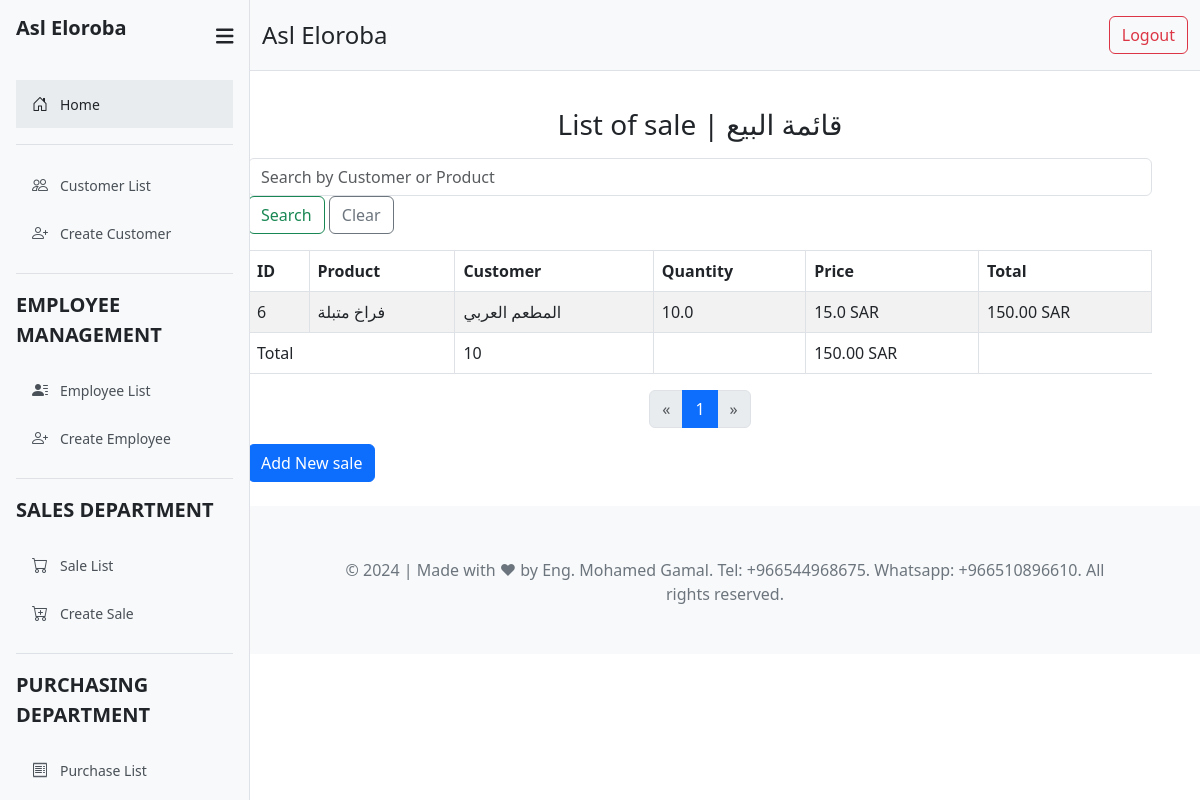
The app's page /sale_list/ (signed in) with its own data.
### sales/models.py (models this page shows, shortened)
class Sale(models.Model):
    product = models.ForeignKey(Product, on_delete=models.CASCADE)
    customer = models.ForeignKey(Customer, on_delete=models.CASCADE)
    qty = models.FloatField()
    price = models.FloatField()
    total_amt = models.DecimalField(max_digits=10, decimal_places=2, editable=False)
    sale_date = models.DateTimeField(auto_now_add=True)
    expire_date = models.DateField()
    class Meta:
        verbose_name = '06 sale'
        verbose_name_plural = '06 sales'

class Product(models.Model):
    title = models.CharField(max_length=50)
    detail = models.TextField()
    unit = models.ForeignKey(Unit, on_delete=models.CASCADE)
    photo = models.ImageField(upload_to="product/", blank=True, null=True)
    total_products = models.PositiveIntegerField(default=0, editable=False)    # Track current stock
    class Meta:
        verbose_name = '05 Product'
        verbose_name_plural = '05 Products'
    def __str__(self):
        return self.title

class Customer(models.Model):
    name        = models.CharField(max_length=100)
    address     = models.TextField()
    phone       = models.CharField(max_length=15)
    photo       = models.ImageField(upload_to="customer/", blank=True, null=True)
    date        = models.DateField(auto_now_add=True)
    total_customers = models.PositiveIntegerField(default=0, editable=False)
    class Meta:
        verbose_name = '02 customer'
        verbose_name_plural = '02 customers'
    def __str__(self):
        return self.name

### sales/views.py (the view)
# urls.py: path('sale_list/', views.sale_list, name='sale_list'),
@login_required
def sale_list(request):
    search_query = request.GET.get('search', '')  # Get the search query from the request
    sales = Sale.objects.filter(
        Q(customer__name__icontains=search_query) |
        Q(product__title__icontains=search_query)
    ).order_by('-sale_date')  # Add order_by to order by sale_date descending
    paginator = Paginator(sales, 10)  # Show 10 sales per page
    page_number = request.GET.get('page')
    page_obj = paginator.get_page(page_number)
    context = {
        'sales': page_obj,  # Use page_obj for the sales
        'search_query': search_query,  # Pass the search query back to the template
        'page_obj': page_obj,  # Include page_obj for pagination
    }
    return render(request, 'sales/sale_list.html', context)

### templates/sales/sale_list.html (shortened to what this page needs)
{% extends 'parts/base.html' %}
{% load crispy_forms_tags %}
{% block content %}
<div class="card-header text-center pt-4 mb-3">
    <h3>List of sale | قائمة البيع</h3>
</div>
<form method="GET" action="{% url 'sale_list' %}" class="form-inline mb-3">
    <input type="text" name="search" class="form-control mr-sm-2" placeholder="Search by Customer or Product" value="{{ search_query }}">
    <button type="submit" class="btn btn-outline-success">Search</button>
    <a href="{% url 'sale_list' %}"></a><button type="submit" class="btn btn-outline-secondary">Clear</button></a>
</form>
<table class="table table-striped table-bordered table-hover">
    <thead>
        <tr>
            <th scope="col">ID</th>
            <th scope="col">Product</th>
            <th scope="col">Customer</th>
            <th scope="col">Quantity</th>
            <th scope="col">Price</th>
            <th scope="col">Total</th>
        </tr>
    </thead>
    <tbody id="sales-tbody">
        {% for sale in sales %}
        <tr>
            <td>{{ sale.id }}</td>
            <td>{{ sale.product }}</td>
            <td>{{ sale.customer }}</td>
            <td class="qty">{{ sale.qty }}</td>
            <td class="price">{{ sale.price }} SAR</td>
            <td class="total">{{ sale.total_amt }} SAR</td>
        </tr>
        {% endfor %}
    </tbody>
    <tfoot>
        <tr>
            <td colspan="2">Total</td>
            <td id="total-qty">0</td>
            <td></td>
            <td id="total-amount">0 SAR</td>
        </tr>
    </tfoot>
</table>
<div class="d-flex justify-content-center">
    <nav aria-label="Page navigation example">
        <ul class="pagination">
            {% if page_obj.has_previous %}
                <li class="page-item"><a class="page-link" href="?search={{ search_query }}&page={{ page_obj.previous_page_number }}">&laquo;</a></li>
            {% else %}
                <li class="page-item disabled"><span class="page-link">&laquo;</span></li>
            {% endif %}
            {% for num in page_obj.paginator.page_range %}
                {% if page_obj.number == num %}
                    <li class="page-item active"><span class="page-link">{{ num }}</span></li>
                {% elif num > page_obj.number|add:'-3' and num < page_obj.number|add:'3' %}
                    <li class="page-item"><a class="page-link" href="?search={{ search_query }}&page={{ num }}">{{ num }}</a></li>
                {% endif %}
            {% endfor %}
            {% if page_obj.has_next %}
                <li class="page-item"><a class="page-link" href="?search={{ search_query }}&page={{ page_obj.next_page_number }}">&raquo;</a></li>
            {% else %}
                <li class="page-item disabled"><span class="page-link">&raquo;</span></li>
            {% endif %}
        </ul>
    </nav>
</div>
<a href="{% url 'sale' %}" class="btn btn-primary">Add New sale</a>
{% endblock %}

### records on screen
Sale: id "6", product "فراخ متبلة", customer "المطعم العربي", qty "10.0", price "15.0", total_amt "150.00"

### other values on screen
{{ num }} "1"
